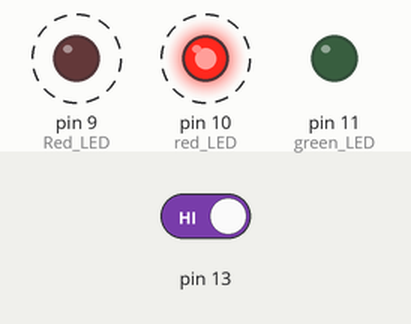
This sketch was run on a simulated Arduino Uno, built with avr-gcc and run on an emulated ATmega328P. On the bench: output pins drawn as LEDs (lit = HIGH). Dashed ring = blinking. The test bench sets the inputs (shaded band); at power-on: pin 13 HIGH.

Above: at 1.07 s.
1.5 s: pin 13 driven LOW
At 2.0 s:
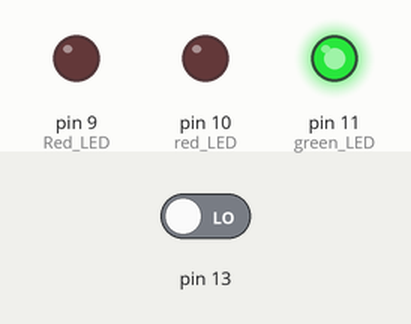
3.2 s: pin 13 driven HIGH
At 3.32 s:
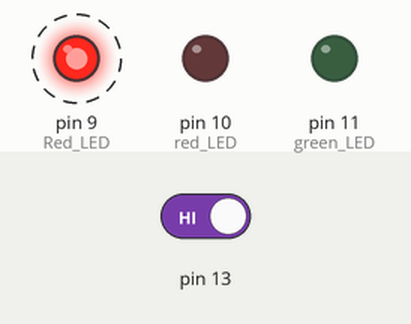
Timing chart, 0 to 12.2 s (numbered marks = the images above; inputs shaded):
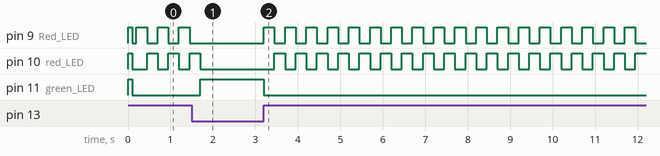

The sketch:

spaceship-interface.ino
```cpp
int switchState = 0;

void setup() {

  pinMode(11, OUTPUT); //green LED
  pinMode(10, OUTPUT); //red LED
  pinMode(9, OUTPUT); //Red LED
  pinMode(13, INPUT);

  //blink LEDs when program starts
  digitalWrite(11, HIGH);
  digitalWrite(10, HIGH);
  digitalWrite(9, HIGH);
  delay(100);

  digitalWrite(11, LOW);
  digitalWrite(10, LOW);
  digitalWrite(9, LOW);
  delay(100);

}

void loop() {

  switchState = digitalRead(13);
  if (switchState == LOW) {
    //the button is not pressed
    digitalWrite(11, HIGH);
    digitalWrite(10, LOW);
    digitalWrite(9, LOW);
  }
  else {
    //the button is pressed
    digitalWrite(11, LOW);
    digitalWrite(10, LOW);
    digitalWrite(9, HIGH);
    delay(250);

    //toggle LEDs
    digitalWrite(11, LOW);
    digitalWrite(10, HIGH);
    digitalWrite(9, LOW);
    delay(250);
  }
}
```

Measured:
- after the input at 1.5 s, pin 9 (Red_LED): stops changing and stays LOW; pin 10 (red_LED): goes on until 1.7 s, then stays LOW; pin 11 (green_LED): LOW → HIGH after 0.20 s
- after the input at 3.2 s, pin 9 (Red_LED): alternates HIGH for 0.25 s and LOW for 0.25 s, starting at once; pin 10 (red_LED): alternates HIGH for 0.25 s and LOW for 0.25 s, starting after 0.25 s; pin 11 (green_LED): HIGH → LOW at once
- by itself, pin 9 (Red_LED), pin 10 (red_LED): repeats every 0.50 s: HIGH 0.25 s, LOW 0.25 s
